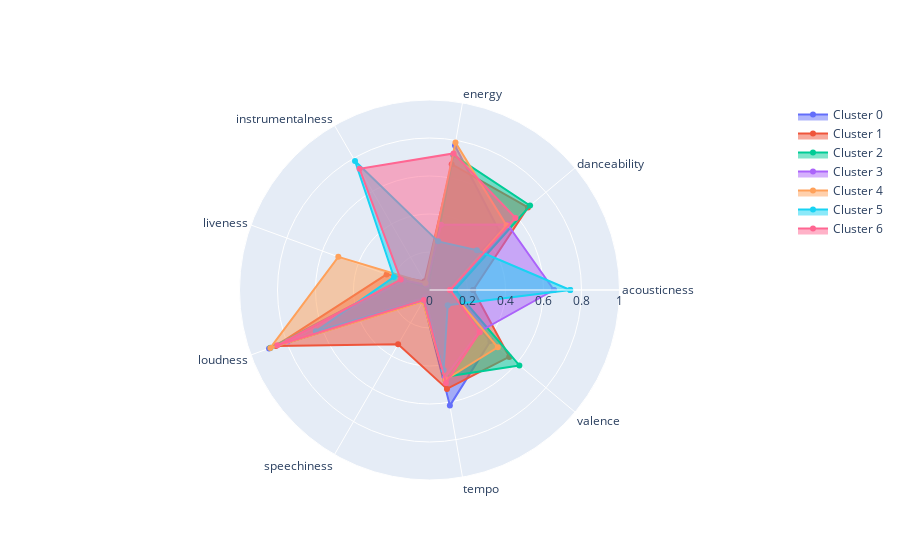

Notebook code for this chart:
### Code cell
fig = go.Figure()

angles = list(values_df.columns[4:])
angles.append(angles[0])

layoutdict = dict(
            radialaxis=dict(
            visible=True,
            range=[0, 1]
            ))

for i in range(n_clusters):
    subset = values_df[values_df['cluster'] == i]
    data = [np.mean(subset[col]) for col in subset.columns[4:]]
    data.append(data[0])
    fig.add_trace(go.Scatterpolar(
        r=data,
        theta=angles,
        fill='toself',
        name="Cluster " + str(i)))
    
fig.update_layout(
        polar=layoutdict,
        showlegend=True
        )
fig.show()
#     fig.write_image('./visualizations/cluster' + str(i) + '.png')

### Figure 1 — Plotly figure (JSON) as saved in the notebook; plotly's stock layout.template omitted (floating-point values rounded to 4 significant figures)
{"data": [{"fill": "toself", "name": "Cluster 0", "r": [0.0878, 0.4795, 0.7725, 0.0216, 0.1574, 0.8985, 0.06595, 0.6178, 0.4182, 0.0878], "theta": ["acousticness", "danceability", "energy", "instrumentalness", "liveness", "loudness", "speechiness", "tempo", "valence", "acousticness"], "type": "scatterpolar"}, {"fill": "toself", "name": "Cluster 1", "r": [0.2302, 0.6765, 0.6722, 0.05252, 0.2403, 0.8605, 0.3302, 0.5285, 0.5477, 0.2302], "theta": ["acousticness", "danceability", "energy", "instrumentalness", "liveness", "loudness", "speechiness", "tempo", "valence", "acousticness"], "type": "scatterpolar"}, {"fill": "toself", "name": "Cluster 2", "r": [0.1344, 0.6911, 0.7221, 0.01414, 0.1442, 0.8906, 0.0591, 0.4638, 0.6174, 0.1344], "theta": ["acousticness", "danceability", "energy", "instrumentalness", "liveness", "loudness", "speechiness", "tempo", "valence", "acousticness"], "type": "scatterpolar"}, {"fill": "toself", "name": "Cluster 3", "r": [0.655, 0.5363, 0.3491, 0.03151, 0.1443, 0.7935, 0.04624, 0.4673, 0.3417, 0.655], "theta": ["acousticness", "danceability", "energy", "instrumentalness", "liveness", "loudness", "speechiness", "tempo", "valence", "acousticness"], "type": "scatterpolar"}, {"fill": "toself", "name": "Cluster 4", "r": [0.1064, 0.5292, 0.7883, 0.04275, 0.5108, 0.8914, 0.0703, 0.4799, 0.4695, 0.1064], "theta": ["acousticness", "danceability", "energy", "instrumentalness", "liveness", "loudness", "speechiness", "tempo", "valence", "acousticness"], "type": "scatterpolar"}, {"fill": "toself", "name": "Cluster 5", "r": [0.7406, 0.3256, 0.26, 0.7838, 0.1995, 0.6364, 0.06091, 0.4279, 0.1249, 0.7406], "theta": ["acousticness", "danceability", "energy", "instrumentalness", "liveness", "loudness", "speechiness", "tempo", "valence", "acousticness"], "type": "scatterpolar"}, {"fill": "toself", "name": "Cluster 6", "r": [0.109, 0.5904, 0.73, 0.7363, 0.1611, 0.8516, 0.06062, 0.4971, 0.3454, 0.109], "theta": ["acousticness", "danceability", "energy", "instrumentalness", "liveness", "loudness", "speechiness", "tempo", "valence", "acousticness"], "type": "scatterpolar"}], "layout": {"polar": {"radialaxis": {"range": [0, 1], "visible": true}}, "showlegend": true}}
